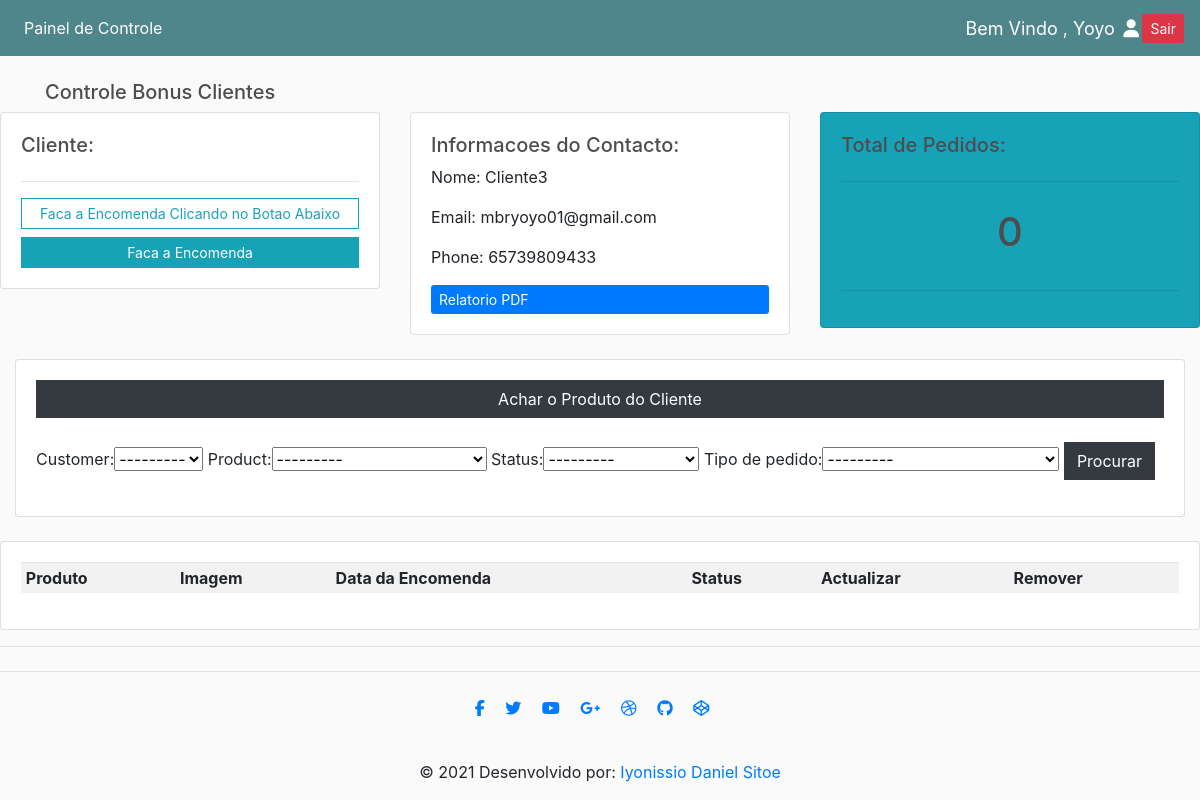
/customer/4/ (signed in), run on an earlier commit of the app's database.
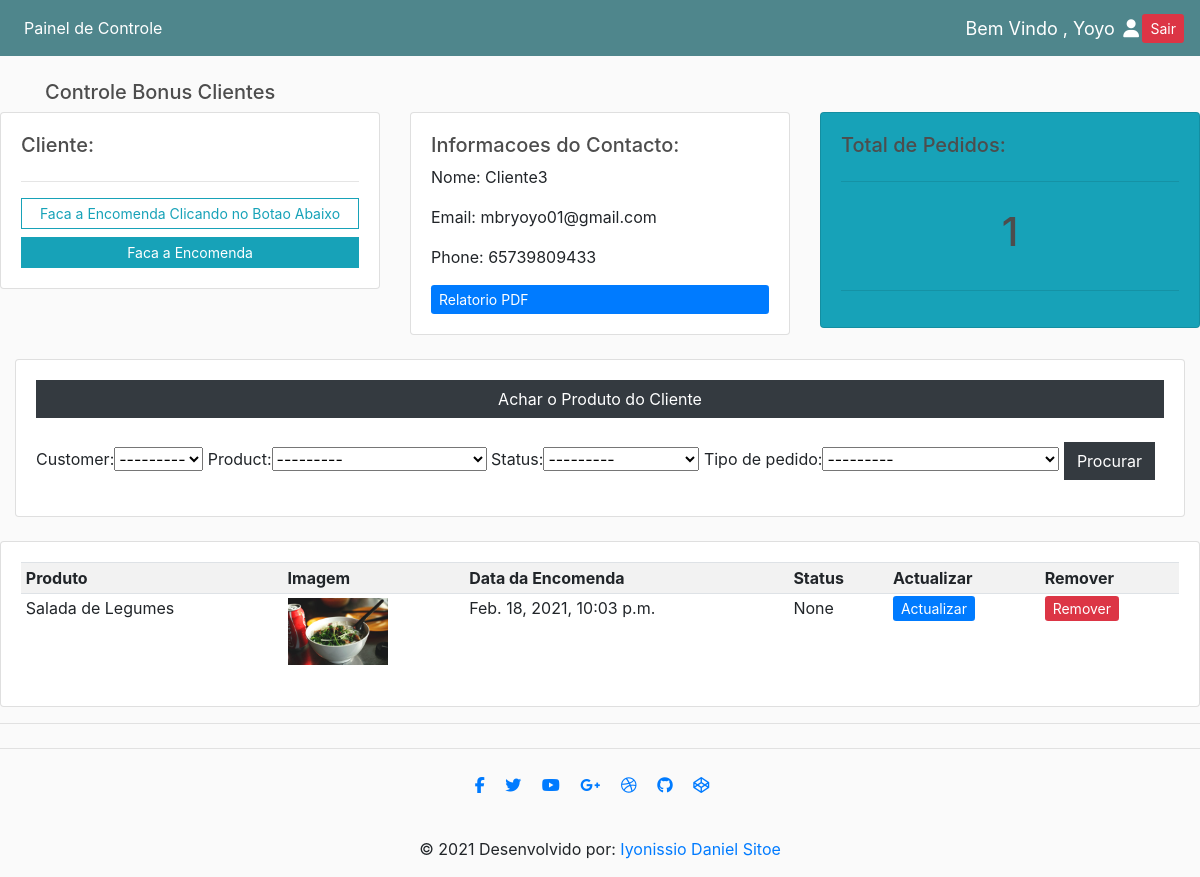
And on a later commit of the database.
### entregar/models.py (models this page shows, shortened)
class Order(models.Model):
    STATUS = (
        ('Pendente', 'Pendente'),
        ('Pronto em 30min', 'Pronto em 30min'),
        ('Pronto em 15min', 'Pronto em 15min'),
        ('Pronto em 5min', 'Pronto em 5min'),
        ('Saiu Para Entrega', 'Saiu Para Entrega'),
        ('Entregue', 'Entregue'),
    )
    TIPO_DE_PEDIDO = (
        ('RECEBER ENCASA','RECEBER ENCASA'),
        ('COMER NO RESTAURANTE', 'COMER NO RESTAURANTE'),
        ('LEVANTAR PESSOALMENTE', 'LEVANTAR PESSOALMENTE'),
    )
    customer = models.ForeignKey(Customer, null=True, on_delete= models.SET_NULL)
    product = models.ForeignKey(Product, null=True, on_delete= models.SET_NULL)
    adicionar_Ingrediente = models.CharField(max_length=200, null=True)
    remover_Ingrediente = models.CharField(max_length=200, null=True)
    date_created = models.DateTimeField(auto_now_add=True)
    status = models.CharField(max_length=200, null=True, choices=STATUS)
    tipo_de_pedido = models.CharField(max_length=200, null=True, choices=TIPO_DE_PEDIDO)

class Product(models.Model):
    CATEGORY = (
        ('Promocao do Dia', 'Promocao do Dia'),
        ('Preco Normal', 'Preco Normal')
    )
    name = models.CharField(max_length=200, null=True)
    price = models.FloatField( null=True)
    category = models.CharField(max_length=200, choices=CATEGORY)
    description = models.TextField(max_length=134500, null=True, blank= True)
    date_created = models.DateTimeField(auto_now_add=True)
    image = models.ImageField(default="SemFT.png",null=True,blank=True)
    def __str__(self):
        return self.name
    @property
    def imageURL(self):
        try:
            url = self.image.url
        except:
            url = ''
        return url

### entregar/decorators.py (the view)
        def wrapper_func(request, *args, **kwargs):
            group = None
            if request.user.groups.exists():
                group = request.user.groups.all()[0].name
            if group in allowed_roles:
                return view_func(request, *args, **kwargs)
            else:
                return HttpResponse('Nao estas Autorizado a Entrar nesta area !! Faca Login como Cliente para aceder ao Menu Pessoal' )

### entregar/models.py (called while the page is built)
    def __str__(self):
        return str(self.user)

### entregar/views.py (called while the page is built)
@login_required(login_url='login')
@allowed_users(allowed_roles=['admin'])
def customer(request, pk_test):
    customer = Customer.objects.get(id=pk_test)
    orders = customer.order_set.all()
    order_count =orders.count()
    myFilter = OrderFilter(request.GET, queryset=orders)
    orders = myFilter.qs
    context = {'customer': customer,'orders':orders,'order_count':order_count,'myFilter':myFilter}
    return render(request,'entregar/customer.html',context)

### entregar/templates/entregar/customer.html (shortened to what this page needs)
{% extends 'entregar/main.html' %}
{% load static %}
{% load bootstrap4 %}
{% block content %}
<br>
<div class="container">
   <h5>Controle Bonus Clientes</h5>
</div>
<div class="row">
    <div class="col-md ">
        <div  class="card card-body " >
            <h5>Cliente:</h5>
            <hr>
            <a class="btn btn-outline-info btn-sm btn-block"
               href="#">Faca a Encomenda Clicando no Botao Abaixo</a>
            <a class="btn btn-info btn-sm btn-block"
               href="{% url 'create_order' customer.id %}">Faca a Encomenda</a>
        </div>
    </div>
    <div class="col-md">
        <div class="card card-body ">
            <h5>Informacoes do Contacto:</h5>
            <p>Nome: {{customer.name}}</p>
            <p>Email: {{customer.email}}</p>
            <p>Phone: {{customer.phone}} </p>
            <a class="btm btn-sm btn-Primary" href="{% url 'cliente_view' customer.pk %}">Relatorio PDF</a>
        </div>
    </div>
    <div class="col-md">
        <div class="card card-body text-dark bg-info">
            <h5>Total de Pedidos:</h5>
            <hr>
            <h1 style="text-align:center;padding:10px">{{order_count}}</h1>
             <hr>
        </div>
    </div>
</div>
<br>
    <div class="col">
        <div  class="card card-body  ">
            <button class="btn btn-dark">Achar o Produto do Cliente</button>
            <br>
            <form method="get">
                {{myFilter.form}}
                 <button type="submit" class="btn btn-dark">Procurar</button>
            </form>
        </div>
    </div>
<br>
<div class="row">
    <div class="col-md">
        <div class="card card-body">
            <table class="table table-sm table-striped">
                <tr>
                    <th>Produto</th>
                    <th>Imagem</th>
                    <th>Data da Encomenda</th>
                    <th>Status</th>
                    <th>Actualizar</th>
                    <th>Remover</th>
                </tr>
                {% for order in orders %}
                <tr>
                    <td>{{order.product}}</td>
                    <td><div style="flex:2"><img class="row-image" src="{{ order.product.imageURL }}"></div></td>
                    <td>{{order.date_created}}</td>
                    <td>{{order.status}}</td>
                    <td><a class="btm btn-sm btn-Primary" href="{% url 'update_order' order.id %}">Actualizar</a></td>
                    <td><a class="btm btn-sm btn-danger" href="{% url 'delete_order' order.id %}">Remover</a></td>
                </tr>
                {% endfor %}
            </table>
        </div>
    </div>
</div>
{% endblock content %}

What changed in the data, as far as the page shows it:
added Order: product "Salada de Legumes", product.imageURL (picture), date_created "Feb. 18, 2021, 10:03 p.m.", status "None"
Also different on the page:
{{ order_count }}: "0" → "1"
